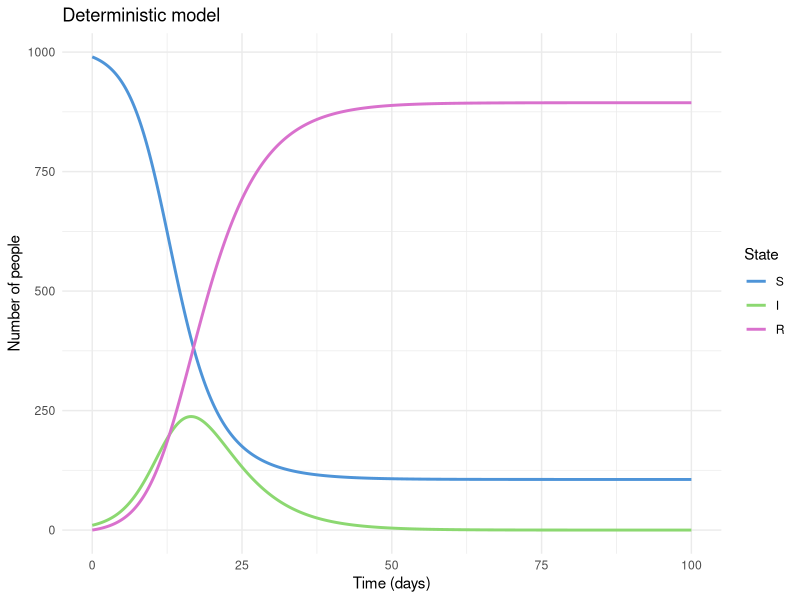
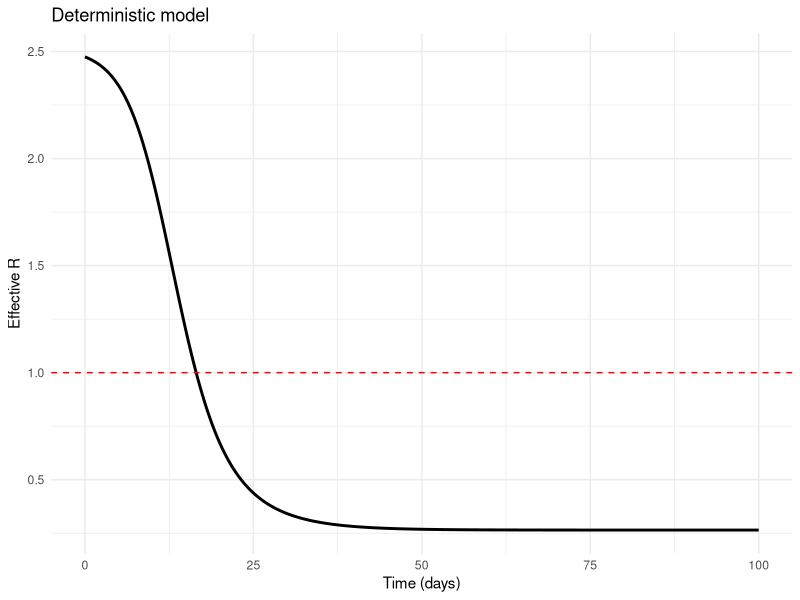
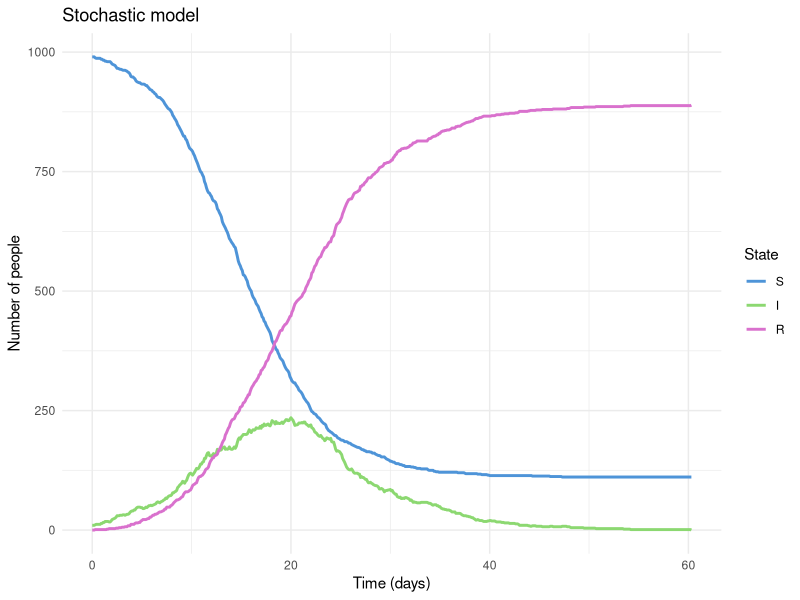
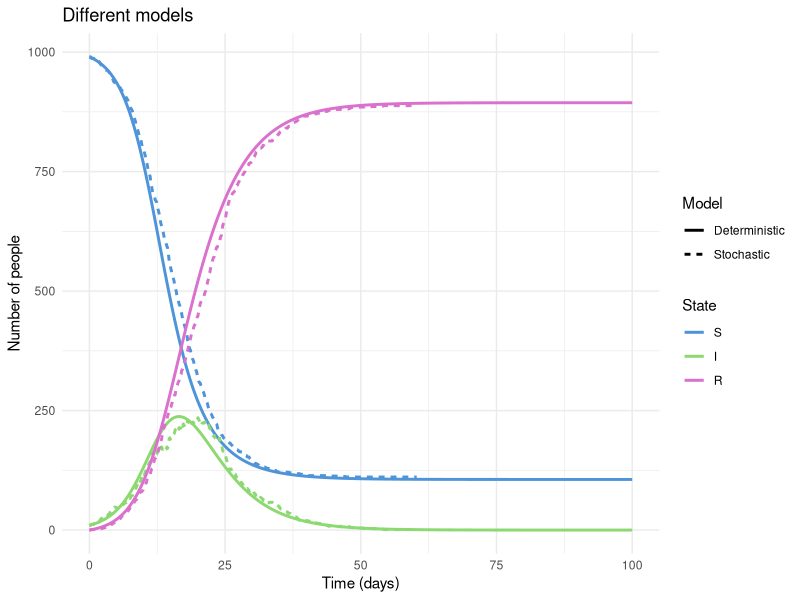
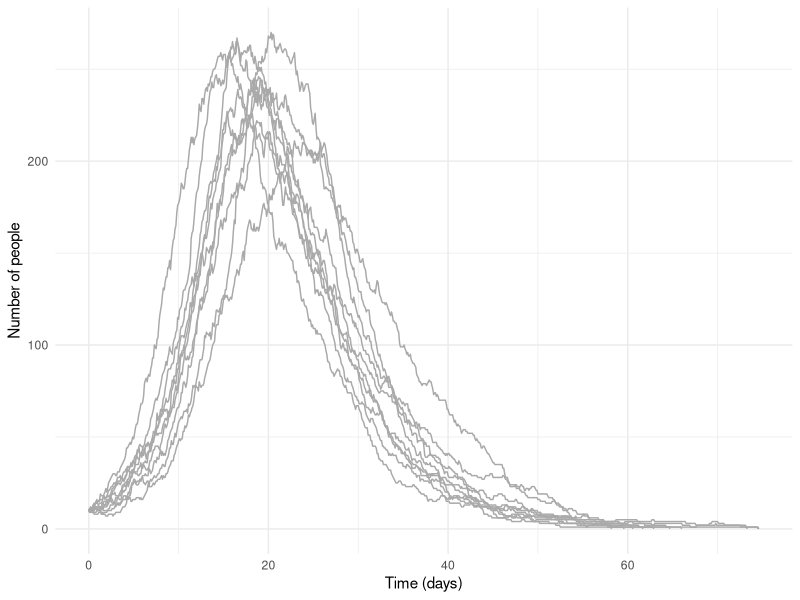
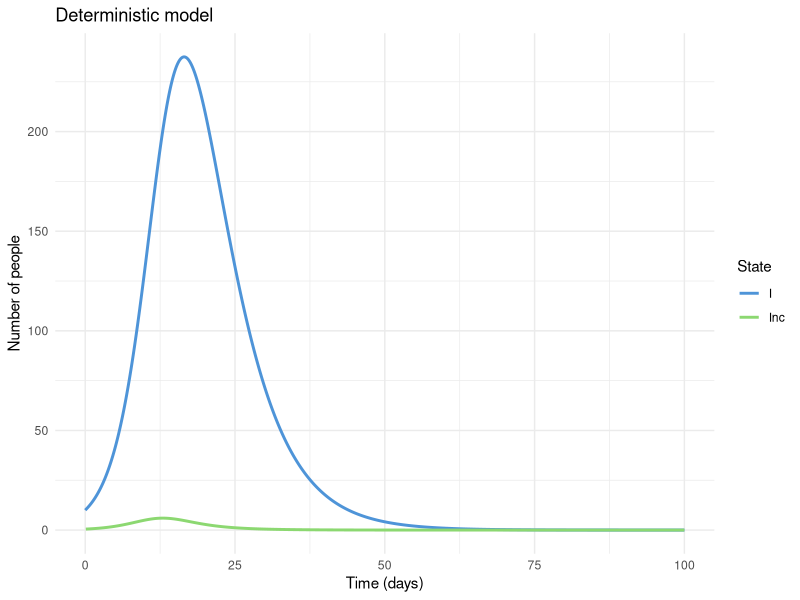
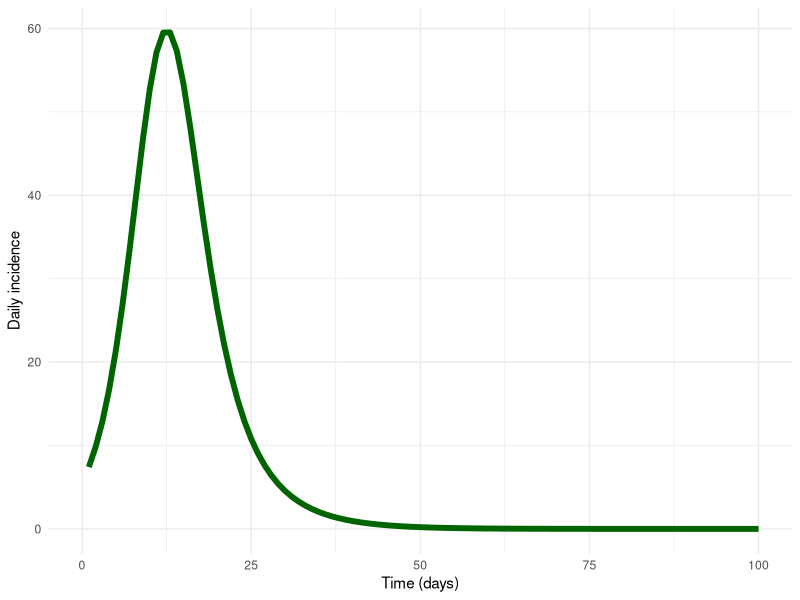
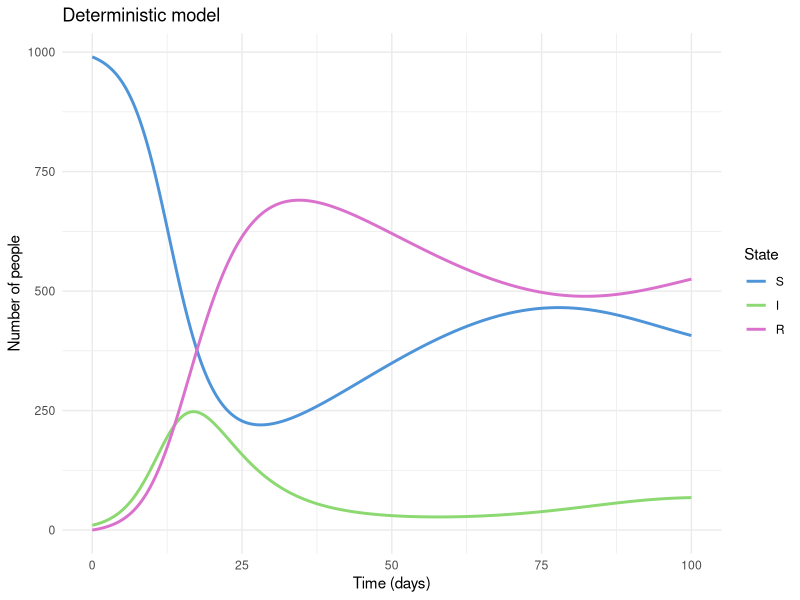

These figures' R source, in order:
# ACEFA short course: Practical 2
# Authors: Alexandra Hogan, Oliver Eales, Freya Shearer

# Simulating deterministic and stochastic SIR models in R

######################################################
# In this section of the course, we are going to
# replicate the SIR models that we looked at in Excel in the earlier
# tutorial, to see how we can simulate these models in R

######################################################
# Set up functions
# SIR ODE model - deterministic
sir_ode <- function(time, state, parameters) {
  with(as.list(c(state, parameters)), {
    dS <- -beta * S * I / N
    dI <- beta * S * I / N - gamma * I
    dR <- gamma * I
    return(list(c(dS, dI, dR)))
  })
}

# Stochastic simulation
#set.seed(123) # you can uncomment to ensure you produce same set of random outputs each time
sir_stoch <- function(max_time = max_time,
                      dt = dt,
                      beta = beta,
                      gamma = gamma,
                      S = S0,
                      I = I0,
                      R = R0){
  time <- 0
  # Set up a dataframe to store results
  stoch_out <- data.frame(time = 0, S = S0, I = I0, R = R0)

  while (time < max_time && I > 0) {

    # Calculate infection and recovery rates for each S and I
    rate_infection <- beta * I / N *dt
    rate_recovery <- gamma * dt

    # to convert the continuous rate to the probability a transition has
    # occurred over the dt timestep, given a constant rate, the distribution
    # of times in each state is exponentially distributed
    # we therefore calculate the cumulative probability a transition occurs over
    # each timestep using the rates from the model and exponential
    # cumulative distribution function

    prob_infection = 1 - exp(-rate_infection)
    prob_recovery = 1 - exp(-rate_recovery)

    # Implement the stochastic process for Infection and Recovery events.
    # Note that there are a number of ways that this could be done.

    # Infection events
    n_infect = rbinom(1, S, prob_infection)
    # Recovery events
    n_recovered = rbinom(1, I, prob_recovery)

    # Update states
    S <- S - n_infect
    I <- I + n_infect - n_recovered
    R <- R + n_recovered

    # Time to next event
    time <- time + dt

    # Record state
    stoch_out <- rbind(stoch_out, data.frame(time = time, S = S, I = I, R = R))
  }
  return(stoch_out)
}

######################################################
# Install the required differential equation solver package
# install.packages("deSolve")
library(deSolve)
library(tidyverse)

# Set up the population size and initial conditions
N <- 1e3 # Total population
I0 <- 10 # Initial infecteds
S0 <- N - I0 # Susceptibles
R0 <- 0 # Initial recovered
init_state <- c(S = S0, I = I0, R = R0)

# Time parameters
max_time <- 100
dt <- 0.1
times <- seq(0, max_time, by = dt)

# Epidemiological parameters
gamma <- 0.2
beta <- 0.5

###############################################
# Deterministic model

# Instead of formulating the model as a set of difference equations (in discrete time)
# we are going to formulate the model as a set of differential equations (in continuous time).

# Simulate the model, and store the outputs in a dataframe
params <- c(beta = beta, gamma = gamma, N = N)
out <- as.data.frame(ode(y = init_state, times = times, func = sir_ode, parms = params))

# Reformat dataframe (ggplot2 works with "long" data)
out_long <- out %>%
  pivot_longer(c(S, I, R)) %>%
  mutate(name = factor(name, levels = c("S", "I", "R"))) %>%
  rename(State = name,
         Value = value)

# Plot the model outputs
ggplot(out_long, aes(x = time, y = Value, col = State)) +
  geom_line(size = 1) +
  labs(title = "Deterministic model",
       x = "Time (days)", y = "Number of people") +
  theme_minimal() +
  scale_color_manual(values = c("#4E94D8", "#8CD871", "#D971CD"))

# What is the final attack rate proportion?
# Because of our model structure, we know that all the ever-infected population end up in R
max(out$R)/N

# What is the timing of the epidemic peak? (Hint: use the slice_max() function)
slice_max(out, I)

# Plot the effective reproduction number over time
out <- out %>%
  mutate(R_eff = beta/gamma*(S/N))

ggplot(out, aes(x = time, y = R_eff)) +
  geom_line(size = 1) +
  labs(title = "Deterministic model",
       x = "Time (days)", y = "Effective R") +
  theme_minimal() +
  geom_hline(aes(yintercept = 1), col = "red", linetype = "dashed")

######################################################
# Now implement this model as a stochastic process

# Initialise states
dt <- 0.1
max_time <- 100/dt

stoch_out <- sir_stoch(max_time = max_time,
                        dt = dt,
                        beta = beta,
                        gamma = gamma,
                        S = S0,
                        I = I0,
                        R = R0)

# Plot results
stoch_out_long <- pivot_longer(stoch_out,
                               cols = c("S", "I", "R"),
                               names_to = "State", values_to = "Value") %>%
  mutate(State = factor(State, levels = c("S", "I", "R")))

ggplot(stoch_out_long, aes(x = time, y = Value, color = State)) +
  geom_line(size = 1) +
  labs(title = "Stochastic model",
       x = "Time (days)", y = "Number of people") +
  theme_minimal() +
  scale_color_manual(values = c("#4E94D8", "#8CD871", "#D971CD"))

# What happens if you change N to a different population size?


######################################################
# What if we want to plot the deterministic and stochastic models on the same figure?
out_long$Model <- "Deterministic"
stoch_out_long$Model <- "Stochastic"

out_combined <- rbind(out_long, stoch_out_long)

ggplot(out_combined, aes(x = time, y = Value, color = State, linetype = Model)) +
  geom_line(size = 1) +
  labs(title = "Different models",
       x = "Time (days)", y = "Number of people") +
  theme_minimal() +
  scale_color_manual(values = c("#4E94D8", "#8CD871", "#D971CD"))

########################################################
# What about if I want to visualise multiple stochastic simulations?

df <- NULL
for(i in 1:10){
  stoch_out <- sir_stoch(max_time = max_time,
                         dt = dt,
                         beta = beta,
                         gamma = gamma,
                         S = S0,
                         I = I0,
                         R = R0) %>%
    mutate(run = i)
  df <- rbind(df, stoch_out)
}

ggplot(df, aes(x = time, y = I, group = run)) +
  geom_line(col = "darkgrey") +
  theme_minimal() +
  labs(x = "Time (days)", y = "Number of people")

###########################################################
# Modelling incidence over time.

sir_ode_inc <- function(time, state, parameters) {
  with(as.list(c(state, parameters)), {
    dS <- -beta * S * I / N
    dI <- beta * S * I / N - gamma * I
    dR <- gamma * I
    dInc <- beta*S*I/N # cumulative incidence
    return(list(c(dS, dI, dR, dInc)))
  })
}
init_state2 <- c(S = S0, I = I0, R = R0, Inc = 0)

out2 <- as.data.frame(ode(y = init_state2, times = times, func = sir_ode_inc, parms = params))

head(out2)

# Reformat dataframe (ggplot2 works with "long" data)
out2 <- out2 %>%
  mutate(Inc = Inc - lag(Inc)) %>% # Note that Inc is the cumulative incidence - so calculate the incidence at each timestep
  select(time, I, Inc) %>%
  pivot_longer(c(I, Inc)) %>%
  rename(State = name,
         Value = value)

# Plot the model outputs
ggplot(out2, aes(x = time, y = Value, col = State)) +
  geom_line(size = 1) +
  labs(title = "Deterministic model",
       x = "Time (days)", y = "Number of people") +
  theme_minimal() +
  scale_color_manual(values = c("#4E94D8", "#8CD871", "#D971CD"))

# What do we still need to do here? The incidence is calculated at each 0.1 days so we still need to aggregate over each day.
out3 <- out2 %>%
  pivot_wider(names_from = State,
              values_from = Value) %>%
  mutate(day = floor(time)) %>%
  group_by(day) %>%
  summarise(Inc = sum(Inc),
            I = mean(I))

ggplot(out3) +
  geom_line(aes(x = day, y = Inc), col = "darkgreen", linewidth = 2) +
  theme_minimal() +
  labs(x = "Time (days)", y = "Daily incidence")

###########################################################

# Can you modify the equations to include a waning immunity term? (Hint: you will need to add a new parameter and some new terms in the model)

sir_ode <- function(time, state, parameters) {
  with(as.list(c(state, parameters)), {
    dS <- -beta * S * I / N + nu * R
    dI <- beta * S * I / N - gamma * I
    dR <- gamma * I - nu * R
    return(list(c(dS, dI, dR)))
  })
}
nu <- 1/50

# Simulate the model, and store the outputs in a dataframe
params <- c(beta = beta, gamma = gamma, nu = nu, N = N)
out <- as.data.frame(ode(y = init_state, times = times, func = sir_ode, parms = params))

# Reformat dataframe (ggplot2 works with "long" data)
out_long <- out %>%
  pivot_longer(c(S, I, R)) %>%
  mutate(name = factor(name, levels = c("S", "I", "R"))) %>%
  rename(State = name,
         Value = value)

# Plot the model outputs
ggplot(out_long, aes(x = time, y = Value, col = State)) +
  geom_line(size = 1) +
  labs(title = "Deterministic model",
       x = "Time (days)", y = "Number of people") +
  theme_minimal() +
  scale_color_manual(values = c("#4E94D8", "#8CD871", "#D971CD"))
